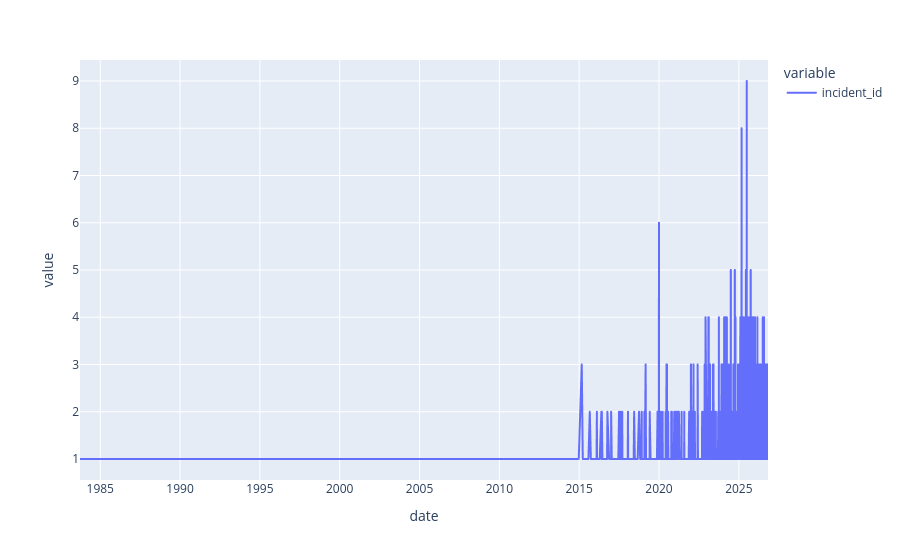

Notebook code cell kept with this figure:
### Code cell
(
    incidents_df
    .reset_index()
    .groupby('date')['incident_id'].count()
    .pipe(px.line)
)

### Figure 1 — Plotly figure (JSON) as saved in the notebook; plotly's stock layout.template omitted (floating-point values rounded to 4 significant figures; data arrays with more than 128 entries replaced by an {"elided": "..."} marker saying what was removed)
{"data": [{"hovertemplate": "variable=incident_id<br>date=%{x}<br>value=%{y}<extra></extra>", "legendgroup": "incident_id", "line": {"color": "#636efa", "dash": "solid"}, "marker": {"symbol": "circle"}, "mode": "lines", "name": "incident_id", "showlegend": true, "type": "scattergl", "x": {"elided": "1223 str values"}, "xaxis": "x", "y": {"elided": "1223 int values"}, "yaxis": "y"}], "layout": {"legend": {"title": {"text": "variable"}, "tracegroupgap": 0}, "margin": {"t": 60}, "xaxis": {"anchor": "y", "domain": [0, 1], "title": {"text": "date"}}, "yaxis": {"anchor": "x", "domain": [0, 1], "title": {"text": "value"}}}}
